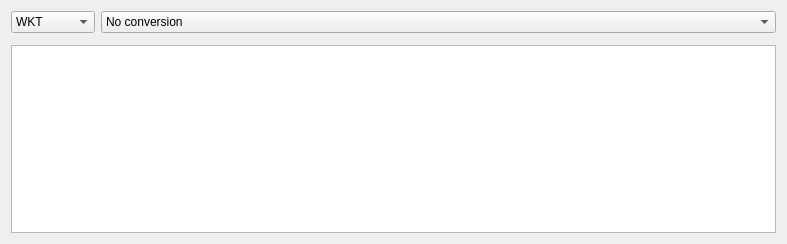
<?xml version="1.0" encoding="UTF-8"?>
<ui version="4.0">
 <class>GeometryExporterDialogBase</class>
 <widget class="QDialog" name="GeometryExporterDialogBase">
  <property name="geometry">
   <rect>
    <x>0</x>
    <y>0</y>
    <width>787</width>
    <height>244</height>
   </rect>
  </property>
  <property name="windowTitle">
   <string>Geometry Exporter</string>
  </property>
  <layout class="QFormLayout" name="formLayout_2">
   <item row="0" column="0" colspan="2">
    <layout class="QFormLayout" name="layout">
     <property name="fieldGrowthPolicy">
      <enum>QFormLayout::AllNonFixedFieldsGrow</enum>
     </property>
     <item row="0" column="0">
      <widget class="QComboBox" name="cmbFormat">
       <item>
        <property name="text">
         <string>WKT</string>
        </property>
       </item>
       <item>
        <property name="text">
         <string>EWKT</string>
        </property>
       </item>
       <item>
        <property name="text">
         <string>GeoJSON</string>
        </property>
       </item>
       <item>
        <property name="text">
         <string>GML 2</string>
        </property>
       </item>
       <item>
        <property name="text">
         <string>GML 3</string>
        </property>
       </item>
       <item>
        <property name="text">
         <string>KML</string>
        </property>
       </item>
      </widget>
     </item>
     <item row="2" column="0" colspan="2">
      <widget class="QTextBrowser" name="txtGeometryExport"/>
     </item>
     <item row="1" column="0" colspan="2">
      <widget class="QgsProjectionSelectionWidget" name="proj"/>
     </item>
     <item row="0" column="1">
      <widget class="QComboBox" name="cmbConversion">
       <item>
        <property name="text">
         <string>No conversion</string>
        </property>
       </item>
       <item>
        <property name="text">
         <string>Envelope</string>
        </property>
       </item>
       <item>
        <property name="text">
         <string>Centroid</string>
        </property>
       </item>
       <item>
        <property name="text">
         <string>ConvexHull</string>
        </property>
       </item>
       <item>
        <property name="text">
         <string>Boundary</string>
        </property>
       </item>
      </widget>
     </item>
    </layout>
   </item>
  </layout>
 </widget>
 <customwidgets>
  <customwidget>
   <class>QgsProjectionSelectionWidget</class>
   <extends>QWidget</extends>
   <header>qgis.gui</header>
  </customwidget>
 </customwidgets>
 <resources/>
 <connections/>
</ui>
